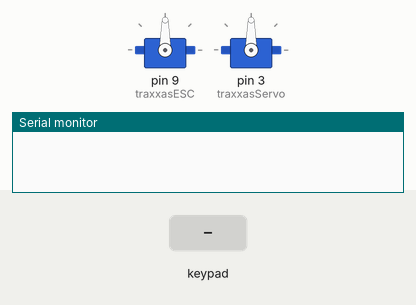
Simulated run of this sketch. Board: Arduino Uno, built with avr-gcc and run on an emulated ATmega328P. On the bench: 2 × servo, the last lines printed to the serial monitor. The test bench sets the inputs (shaded band).

Above: at 0.1 s.
At 1.5 s:
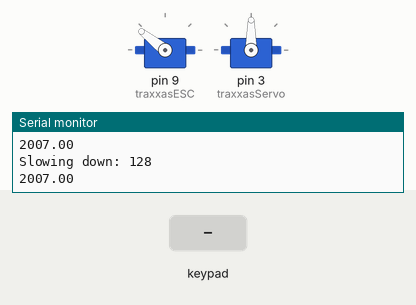
1.6 s: key 'U' pressed
3.1 s: key 'D' pressed
4.6 s: key 'L' pressed
Timing chart, 0 to 7.6 s (numbered marks = the images above; inputs shaded):
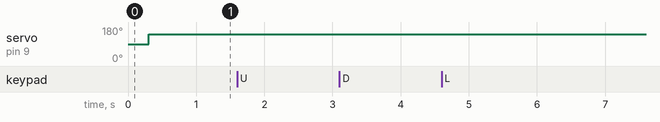

The sketch:

traxxas_teton_ps2controller.ino
```cpp
#include <Servo.h>
#include <Wire.h>
#include <PS2X_lib.h>

// define pins for ps2 controller
#define PS2_DAT        13   // ps2 controller or receiver pin 1 (data)
#define PS2_CMD        12   // ps2 controller or receiver pin 2 (command)
#define PS2_SEL        11   // ps2 controller or receiver pin 6 (attention/select)
#define PS2_CLK        10   // ps2 controller or receiver pin 7 (clock)

PS2X ps2x; // create PS2 Controller Object

int stickLX = 0; // read in values for left stick x-axis
int stickLY = 0; // read in values for left stick y-axis
int stickRX = 0; // read in values for right stick x-axis
int stickRY = 0; // read in values for right stick y-axis
int error = 0; // check message from ps2 gamepad
Servo traxxasESC;
Servo traxxasServo;
float servo;
float esc;


void setup() {

  traxxasESC.attach(9);
  traxxasServo.attach(3);
  Serial.begin(57600); // make sure serial monitor is also set to 57600

  delay(300);  //added delay to give wireless ps2 module some time to startup, before configuring it

  error = ps2x.config_gamepad(PS2_CLK, PS2_CMD, PS2_SEL, PS2_DAT, false, false);

  if(error == 0){
    Serial.print("DualShock Controller Found - Configured Successfully");
  }
  else if(error == 1)
    Serial.println("No controller found - check wiring");

  else if(error == 2)
    Serial.println("Controller found but not accepting commands");

  else if(error == 3)
    Serial.println("Controller refusing to enter Pressures mode - may not support it. ");

}

void loop() {

  traxxasESC.writeMicroseconds(1500);
  traxxasServo.write(90);

  ps2x.read_gamepad(false, 0); //read controller and set large motor to spin at 'vibrate' speed


  stickLX = ps2x.Analog(PSS_LX);
  stickLY = ps2x.Analog(PSS_LY);
  stickRX = ps2x.Analog(PSS_RX);
  stickRY = ps2x.Analog(PSS_RY);


  if (stickLY < 127) {
      Serial.print("Speeding up: ");
      Serial.println(stickLY);
      esc = map(stickLY, 126, 0, 1500, 1000);
      traxxasESC.writeMicroseconds(esc);
      Serial.println(esc);
    }

//    if (stickLX < 127) {
//      Serial.print("Turning left values for left stick: ");
//      Serial.println(stickLX);
//    }

    if (stickLY > 127) {
      Serial.print("Slowing down: ");
      Serial.println(stickLY);
      esc = map(stickLY, 0, 126, 1500, 2000);
      traxxasESC.writeMicroseconds(esc);
      Serial.println(esc);
    }

//    if (stickLX > 128) {
//      Serial.print("Turning right values for left stick: ");
//      Serial.println(stickLX);
//    }

    if (stickRX < 127) {
      Serial.print("Turning left: ");
      Serial.println(stickRX);
      servo = map(stickRX, 0, 126, 135, 89);
      traxxasServo.write(servo);
      delay(15);
    }

//    if (stickRY < 127) {
//      Serial.print("Right stick pushed up: ");
//      Serial.println(stickRY);
//    }

    if (stickRX > 128) {
      Serial.print("Turning right: ");
      Serial.println(stickRX);
      servo = map(stickRX, 129, 255, 89, 45);
      traxxasServo.write(servo);
      delay(15);
    }

//    if (stickRY > 127) {
//      Serial.print("Right stick pushed down: ");
//      Serial.println(stickRY);
//    }


    if(ps2x.ButtonPressed(PSB_START)) {
      Serial.println("Start Button");
    }

    if(ps2x.ButtonPressed(PSB_SELECT)) {
      Serial.println("Select Button");
    }

    if(ps2x.ButtonPressed(PSB_PAD_UP)) {
      Serial.println("Up on D-Pad");
    }

    if(ps2x.ButtonPressed(PSB_PAD_RIGHT)){
      Serial.println("Right on D-Pad");
    }

    if(ps2x.ButtonPressed(PSB_PAD_LEFT)){
      Serial.println("Left on D-Pad");
    }

    if(ps2x.ButtonPressed(PSB_PAD_DOWN)){
      Serial.println("Down on D-Pad");
    }

    if(ps2x.ButtonPressed(PSB_CROSS)) {
      Serial.println("X has been pressed");
    }

    if(ps2x.ButtonPressed(PSB_SQUARE)) {
      Serial.println("Square has been pressed");
    }

    if(ps2x.ButtonPressed(PSB_TRIANGLE)) {
      Serial.println("Triangle has been pressed");
    }

    if(ps2x.ButtonPressed(PSB_CIRCLE)) {
      Serial.println("Circle has been pressed");
    }

    if(ps2x.ButtonPressed(PSB_L1)) {
      Serial.println("L1 has been pressed");
    }

    if(ps2x.ButtonPressed(PSB_L2)) {
      Serial.println("L2 has been pressed");
    }

    if(ps2x.ButtonPressed(PSB_L3)) {
      Serial.println("L3 has been pressed");
    }

    if(ps2x.ButtonPressed(PSB_R1)) {
      Serial.println("R1 has been pressed");
    }

    if(ps2x.ButtonPressed(PSB_R2)) {
      Serial.println("R2 has been pressed");
    }

    if(ps2x.ButtonPressed(PSB_R3)) {
      Serial.println("R3 has been pressed");
    }


  delay(50);
}
```
